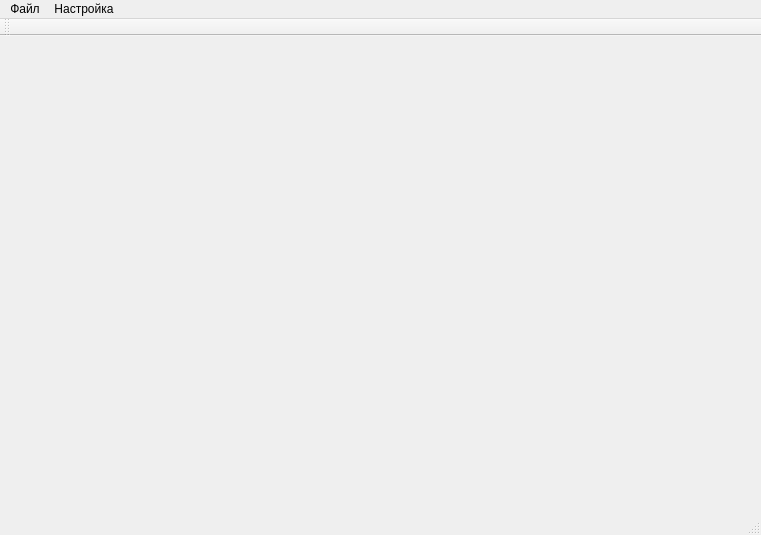
<?xml version="1.0" encoding="UTF-8"?>
<ui version="4.0">
 <class>MainWindow</class>
 <widget class="QMainWindow" name="MainWindow">
  <property name="geometry">
   <rect>
    <x>0</x>
    <y>0</y>
    <width>761</width>
    <height>535</height>
   </rect>
  </property>
  <property name="windowTitle">
   <string>MainWindow</string>
  </property>
  <widget class="QWidget" name="centralWidget">
   <widget class="mainTabWidget" name="mainTab" native="true">
    <property name="geometry">
     <rect>
      <x>0</x>
      <y>0</y>
      <width>301</width>
      <height>211</height>
     </rect>
    </property>
   </widget>
  </widget>
  <widget class="QMenuBar" name="menuBar">
   <property name="geometry">
    <rect>
     <x>0</x>
     <y>0</y>
     <width>761</width>
     <height>21</height>
    </rect>
   </property>
   <widget class="QMenu" name="menuFile">
    <property name="title">
     <string>Файл</string>
    </property>
    <addaction name="openGraphAction"/>
    <addaction name="connectToServerAction"/>
   </widget>
   <widget class="QMenu" name="menuConfig">
    <property name="title">
     <string>Настройка</string>
    </property>
    <addaction name="actionNewObject"/>
    <addaction name="actionSerialPorts"/>
    <addaction name="actionNetSetting"/>
   </widget>
   <addaction name="menuFile"/>
   <addaction name="menuConfig"/>
  </widget>
  <widget class="QToolBar" name="mainToolBar">
   <attribute name="toolBarArea">
    <enum>TopToolBarArea</enum>
   </attribute>
   <attribute name="toolBarBreak">
    <bool>false</bool>
   </attribute>
  </widget>
  <widget class="QStatusBar" name="statusBar"/>
  <action name="actionNewObject">
   <property name="text">
    <string>Создать новый объект</string>
   </property>
  </action>
  <action name="openGraphAction">
   <property name="text">
    <string>Открыть график</string>
   </property>
  </action>
  <action name="actionSerialPorts">
   <property name="text">
    <string>Последовательные порты</string>
   </property>
  </action>
  <action name="actionNetSetting">
   <property name="text">
    <string>Настройка сети</string>
   </property>
  </action>
  <action name="connectToServerAction">
   <property name="text">
    <string>Соединиться с сервером</string>
   </property>
  </action>
 </widget>
 <layoutdefault spacing="6" margin="11"/>
 <customwidgets>
  <customwidget>
   <class>mainTabWidget</class>
   <extends>QWidget</extends>
   <header location="global">widgets/maintabwidget.h</header>
   <container>1</container>
  </customwidget>
 </customwidgets>
 <resources/>
 <connections/>
</ui>
